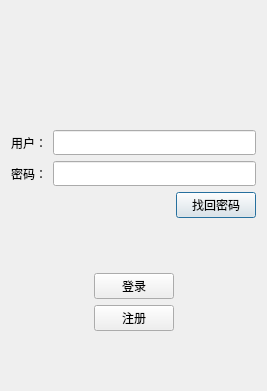
<?xml version="1.0" encoding="UTF-8"?>
<ui version="4.0">
 <class>LoginDialog</class>
 <widget class="QDialog" name="LoginDialog">
  <property name="geometry">
   <rect>
    <x>0</x>
    <y>0</y>
    <width>267</width>
    <height>391</height>
   </rect>
  </property>
  <property name="windowTitle">
   <string>Dialog</string>
  </property>
  <layout class="QVBoxLayout" name="verticalLayout_2">
   <item>
    <layout class="QVBoxLayout" name="verticalLayout">
     <item>
      <spacer name="verticalSpacer_3">
       <property name="orientation">
        <enum>Qt::Vertical</enum>
       </property>
       <property name="sizeHint" stdset="0">
        <size>
         <width>20</width>
         <height>40</height>
        </size>
       </property>
      </spacer>
     </item>
     <item>
      <layout class="QGridLayout" name="gridLayout">
       <item row="0" column="0">
        <widget class="QLabel" name="label">
         <property name="text">
          <string/>
         </property>
         <property name="pixmap">
          <pixmap resource="rc.qrc">:/res/login_img.png</pixmap>
         </property>
         <property name="scaledContents">
          <bool>false</bool>
         </property>
         <property name="alignment">
          <set>Qt::AlignCenter</set>
         </property>
        </widget>
       </item>
      </layout>
     </item>
     <item>
      <spacer name="verticalSpacer">
       <property name="orientation">
        <enum>Qt::Vertical</enum>
       </property>
       <property name="sizeHint" stdset="0">
        <size>
         <width>20</width>
         <height>40</height>
        </size>
       </property>
      </spacer>
     </item>
     <item>
      <layout class="QHBoxLayout" name="horizontalLayout">
       <item>
        <widget class="QLabel" name="user_label">
         <property name="text">
          <string>用户：</string>
         </property>
        </widget>
       </item>
       <item>
        <widget class="QLineEdit" name="user_edit">
         <property name="minimumSize">
          <size>
           <width>0</width>
           <height>25</height>
          </size>
         </property>
         <property name="maximumSize">
          <size>
           <width>16777215</width>
           <height>25</height>
          </size>
         </property>
        </widget>
       </item>
      </layout>
     </item>
     <item>
      <layout class="QHBoxLayout" name="horizontalLayout_2">
       <item>
        <widget class="QLabel" name="pass_label">
         <property name="text">
          <string>密码：</string>
         </property>
        </widget>
       </item>
       <item>
        <widget class="QLineEdit" name="pass_edit">
         <property name="minimumSize">
          <size>
           <width>0</width>
           <height>25</height>
          </size>
         </property>
         <property name="maximumSize">
          <size>
           <width>16777215</width>
           <height>25</height>
          </size>
         </property>
         <property name="echoMode">
          <enum>QLineEdit::Password</enum>
         </property>
        </widget>
       </item>
      </layout>
     </item>
     <item>
      <layout class="QHBoxLayout" name="horizontalLayout_6">
       <item>
        <spacer name="horizontalSpacer_5">
         <property name="orientation">
          <enum>Qt::Horizontal</enum>
         </property>
         <property name="sizeHint" stdset="0">
          <size>
           <width>40</width>
           <height>20</height>
          </size>
         </property>
        </spacer>
       </item>
       <item>
        <widget class="QPushButton" name="retrieve_button">
         <property name="text">
          <string>找回密码</string>
         </property>
        </widget>
       </item>
      </layout>
     </item>
     <item>
      <spacer name="verticalSpacer_2">
       <property name="orientation">
        <enum>Qt::Vertical</enum>
       </property>
       <property name="sizeHint" stdset="0">
        <size>
         <width>20</width>
         <height>40</height>
        </size>
       </property>
      </spacer>
     </item>
     <item>
      <layout class="QHBoxLayout" name="horizontalLayout_3">
       <item>
        <spacer name="horizontalSpacer">
         <property name="orientation">
          <enum>Qt::Horizontal</enum>
         </property>
         <property name="sizeHint" stdset="0">
          <size>
           <width>40</width>
           <height>20</height>
          </size>
         </property>
        </spacer>
       </item>
       <item>
        <widget class="QPushButton" name="login_button">
         <property name="text">
          <string>登录</string>
         </property>
        </widget>
       </item>
       <item>
        <spacer name="horizontalSpacer_2">
         <property name="orientation">
          <enum>Qt::Horizontal</enum>
         </property>
         <property name="sizeHint" stdset="0">
          <size>
           <width>40</width>
           <height>20</height>
          </size>
         </property>
        </spacer>
       </item>
      </layout>
     </item>
     <item>
      <layout class="QHBoxLayout" name="horizontalLayout_4">
       <item>
        <spacer name="horizontalSpacer_3">
         <property name="orientation">
          <enum>Qt::Horizontal</enum>
         </property>
         <property name="sizeHint" stdset="0">
          <size>
           <width>40</width>
           <height>20</height>
          </size>
         </property>
        </spacer>
       </item>
       <item>
        <widget class="QPushButton" name="register_button">
         <property name="text">
          <string>注册</string>
         </property>
        </widget>
       </item>
       <item>
        <spacer name="horizontalSpacer_4">
         <property name="orientation">
          <enum>Qt::Horizontal</enum>
         </property>
         <property name="sizeHint" stdset="0">
          <size>
           <width>40</width>
           <height>20</height>
          </size>
         </property>
        </spacer>
       </item>
      </layout>
     </item>
     <item>
      <spacer name="verticalSpacer_4">
       <property name="orientation">
        <enum>Qt::Vertical</enum>
       </property>
       <property name="sizeHint" stdset="0">
        <size>
         <width>20</width>
         <height>40</height>
        </size>
       </property>
      </spacer>
     </item>
    </layout>
   </item>
  </layout>
 </widget>
 <resources>
  <include location="rc.qrc"/>
 </resources>
 <connections/>
</ui>
